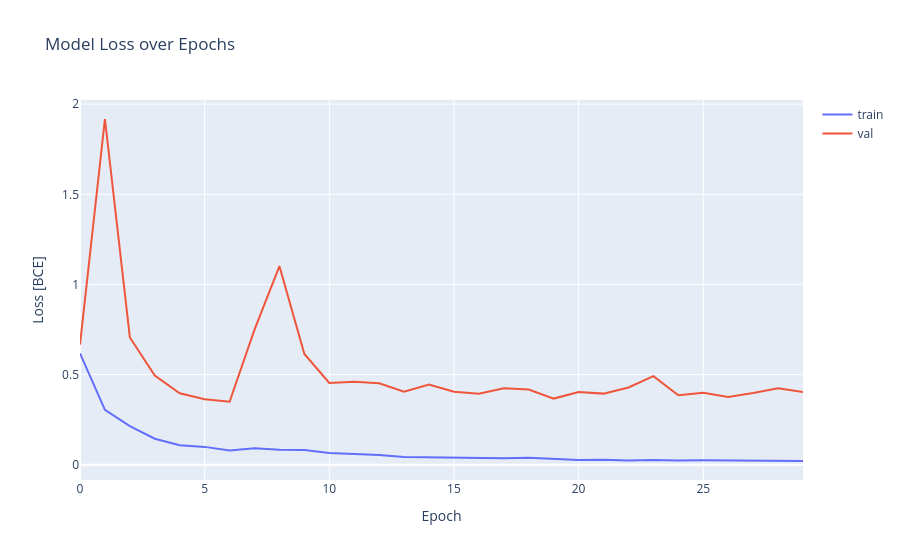

Notebook source saved alongside this figure:
### Code cell
fig = go.Figure(
    data = [
        go.Scatter(y=history.history['loss'], name="train"),
        go.Scatter(y=history.history['val_loss'], name="val"),
    ],
    layout = {"yaxis": {"title": "Loss [BCE]"}, "xaxis": {"title": "Epoch"}, "title": "Model Loss over Epochs"}
)
fig.show()

### Figure 1 — Plotly figure (JSON) as saved in the notebook; plotly's stock layout.template omitted (floating-point values rounded to 4 significant figures)
{"data": [{"name": "train", "type": "scatter", "y": [0.6176, 0.3045, 0.2141, 0.1442, 0.1074, 0.09878, 0.07845, 0.09058, 0.08263, 0.08212, 0.06487, 0.05929, 0.05391, 0.04225, 0.04069, 0.03636, 0.0351, 0.03591, 0.03801, 0.03229, 0.02589, 0.02764, 0.02385, 0.02554, 0.02275, 0.02413, 0.02282, 0.02055, 0.02157, 0.02048]}, {"name": "val", "type": "scatter", "y": [0.6664, 1.918, 0.7059, 0.495, 0.3962, 0.3626, 0.3492, 0.7493, 1.101, 0.614, 0.4532, 0.4607, 0.4512, 0.4046, 0.4449, 0.4046, 0.3932, 0.4242, 0.417, 0.3667, 0.4033, 0.3943, 0.4285, 0.4911, 0.3854, 0.3985, 0.3749, 0.3974, 0.424, 0.4029]}], "layout": {"title": {"text": "Model Loss over Epochs"}, "xaxis": {"title": {"text": "Epoch"}}, "yaxis": {"title": {"text": "Loss [BCE]"}}}}
